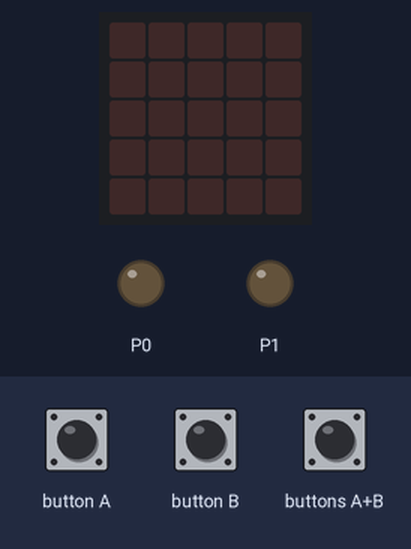
Bench run of a program on a simulated BBC micro:bit (MakeCode). On the bench: the board's 5×5 LED display, output pins drawn as LEDs (lit = HIGH). Inputs (shaded band) come from the test bench.

Above: at 1.2 s.
1.3 s: buttons A+B pressed for 0.15 s
At 2.6 s:
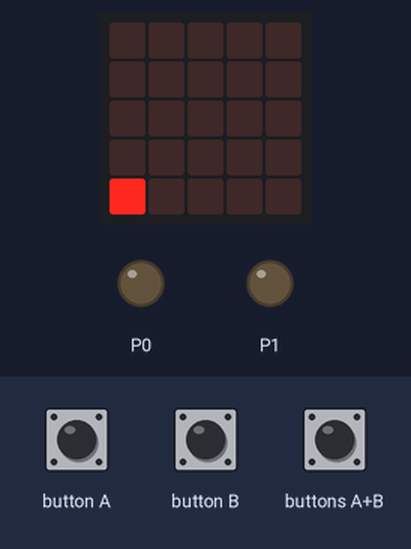
3.1 s: button A pressed for 1 s
At 4.9 s:
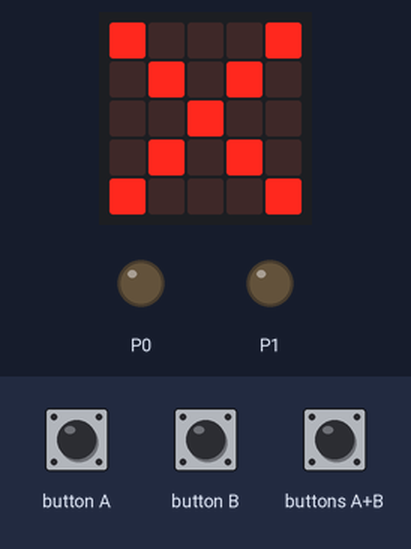
7.1 s: buttons A+B pressed for 1 s
At 9.4 s:
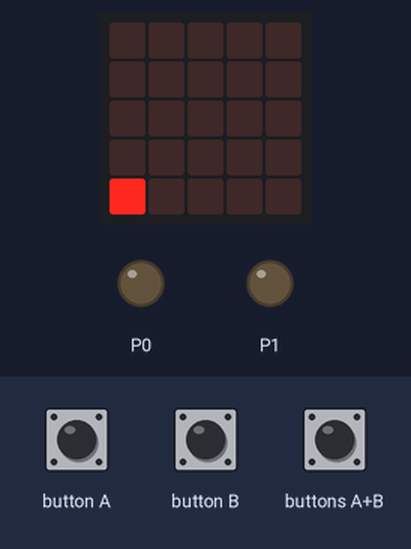
9.8 s: buttons A+B pressed for 3.2 s
At 10.1 s:
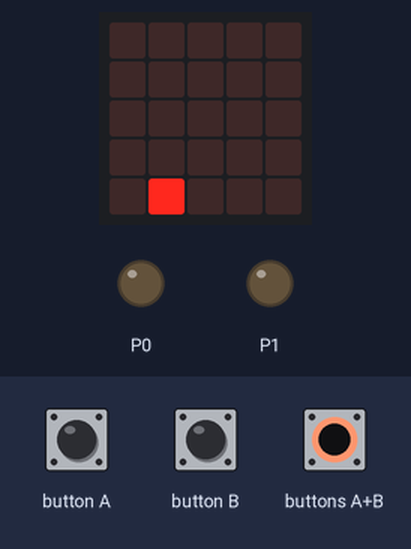
Timing chart, 0 to 12.8 s (numbered marks = the images above; inputs shaded):
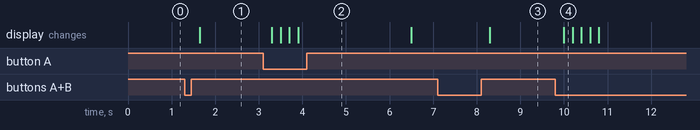

Measured:
- after the input at 1.3 s, the display: changes after 0.35 s (image 1)
- after the input at 3.1 s, the display: first changes after 0.20 s (image 2 shows a later state)
- after the input at 7.1 s, the display: changes after 1.2 s (image 3)
- after the input at 9.8 s, the display: changes after 0.20 s (image 4)

The program:

main.ts
```typescript
function insertCode () {
    basic.clearScreen()
    inserted = ""
    while (inserted.length < kod.length) {
        if (input.buttonIsPressed(Button.A)) {
            inserted = "" + inserted + "A"
            basic.pause(200)
            basic.clearScreen()
        }
        if (input.buttonIsPressed(Button.B)) {
            inserted = "" + inserted + "B"
            basic.pause(200)
            basic.clearScreen()
        }
        led.plot(inserted.length, 4)
    }
    basic.clearScreen()
    return kod.compare(inserted)
}
input.onButtonPressed(Button.AB, function () {
    basic.pause(200)
    if (insertCode() == 0) {
        tries = 0
        basic.showIcon(IconNames.Yes)
        if (!(larmat)) {
            countDown(5)
        }
        larmat = !(larmat)
        pins.digitalWritePin(DigitalPin.P0, 0)
        basic.pause(2000)
        basic.clearScreen()
    } else {
        if (tries < 3) {
            basic.showIcon(IconNames.No)
            basic.pause(2000)
            basic.clearScreen()
            tries += 1
        } else {
            larmat = true
            pins.digitalWritePin(DigitalPin.P1, 1)
        }
    }
})
function countDown (seconds: number) {
    countdown = seconds
    while (countdown > 0) {
        basic.showNumber(countdown)
        basic.pause(1000)
        countdown += -1
    }
    basic.clearScreen()
}
let countdown = 0
let inserted = ""
let tries = 0
let kod = ""
let larmat = false
larmat = false
kod = "ABBA"
tries = 0
pins.digitalWritePin(DigitalPin.P0, 0)
pins.digitalWritePin(DigitalPin.P1, 0)
basic.forever(function () {
    if (larmat) {
        pins.digitalWritePin(DigitalPin.P0, 1)
        if (input.acceleration(Dimension.Z) > 150) {
            pins.digitalWritePin(DigitalPin.P1, 1)
        }
    } else {
        pins.digitalWritePin(DigitalPin.P1, 0)
    }
})
```

test.ts
```typescript
// här hamnar tester och detta kompileras inte när det här paketet används som ett tillägg.
```
